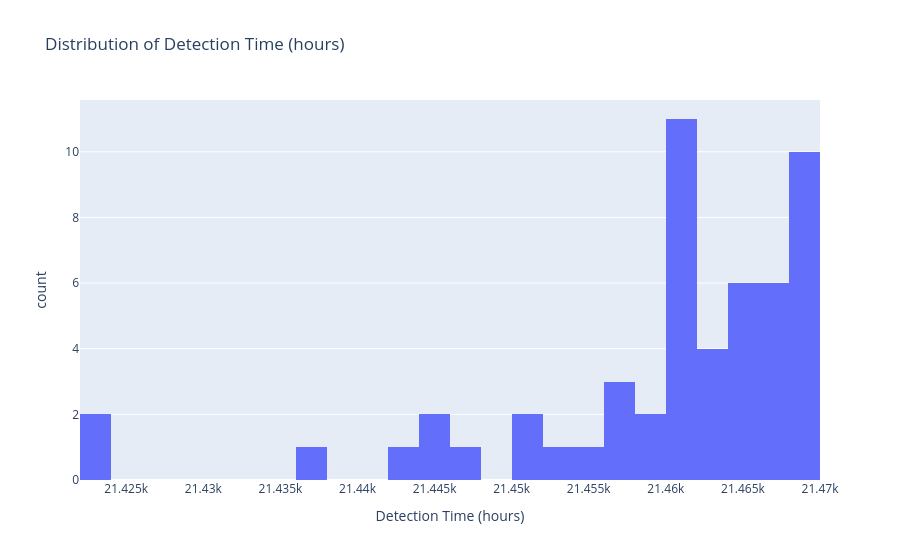

Notebook code cell kept with this figure:
### Code cell
# Время до детекции для каждого клиента
detection_times = []

for client_id in alerts['client_id'].unique():
    client_txns = df[df['client_id'] == client_id].sort_values('txn_time')
    first_txn_time = client_txns['txn_time'].min()
    client_alerts = alerts[alerts['client_id'] == client_id]
    if len(client_alerts) > 0:
        first_alert_time = client_alerts['alert_time'].min()
        detection_time = (first_alert_time - first_txn_time).total_seconds() / 3600  # в часах
        detection_times.append(detection_time)

import plotly.express as px
fig = px.histogram(
    x=detection_times,
    nbins=30,
    title="Distribution of Detection Time (hours)",
    labels={'x': 'Detection Time (hours)', 'y': 'Number of Clients'}
)
fig.show()

print(f"Среднее время детекции: {np.mean(detection_times):.1f} часов")
print(f"Медианное время детекции: {np.median(detection_times):.1f} часов")

### Figure 1 — Plotly figure (JSON) as saved in the notebook; plotly's stock layout.template omitted (floating-point values rounded to 4 significant figures)
{"data": [{"bingroup": "x", "hovertemplate": "Detection Time (hours)=%{x}<br>count=%{y}<extra></extra>", "legendgroup": "", "marker": {"color": "#636efa", "pattern": {"shape": ""}}, "name": "", "nbinsx": 30, "orientation": "v", "showlegend": false, "type": "histogram", "x": [21470.0, 21470.0, 21460.0, 21470.0, 21470.0, 21460.0, 21450.0, 21460.0, 21440.0, 21470.0, 21460.0, 21470.0, 21450.0, 21470.0, 21460.0, 21460.0, 21440.0, 21470.0, 21470.0, 21470.0, 21460.0, 21440.0, 21460.0, 21460.0, 21470.0, 21460.0, 21460.0, 21470.0, 21460.0, 21460.0, 21470.0, 21460.0, 21460.0, 21470.0, 21450.0, 21460.0, 21460.0, 21460.0, 21470.0, 21470.0, 21460.0, 21460.0, 21420.0, 21460.0, 21450.0, 21440.0, 21470.0, 21470.0, 21420.0, 21460.0, 21450.0, 21460.0, 21460.0], "xaxis": "x", "yaxis": "y"}], "layout": {"barmode": "relative", "legend": {"tracegroupgap": 0}, "title": {"text": "Distribution of Detection Time (hours)"}, "xaxis": {"anchor": "y", "domain": [0, 1], "title": {"text": "Detection Time (hours)"}}, "yaxis": {"anchor": "x", "domain": [0, 1], "title": {"text": "count"}}}}
